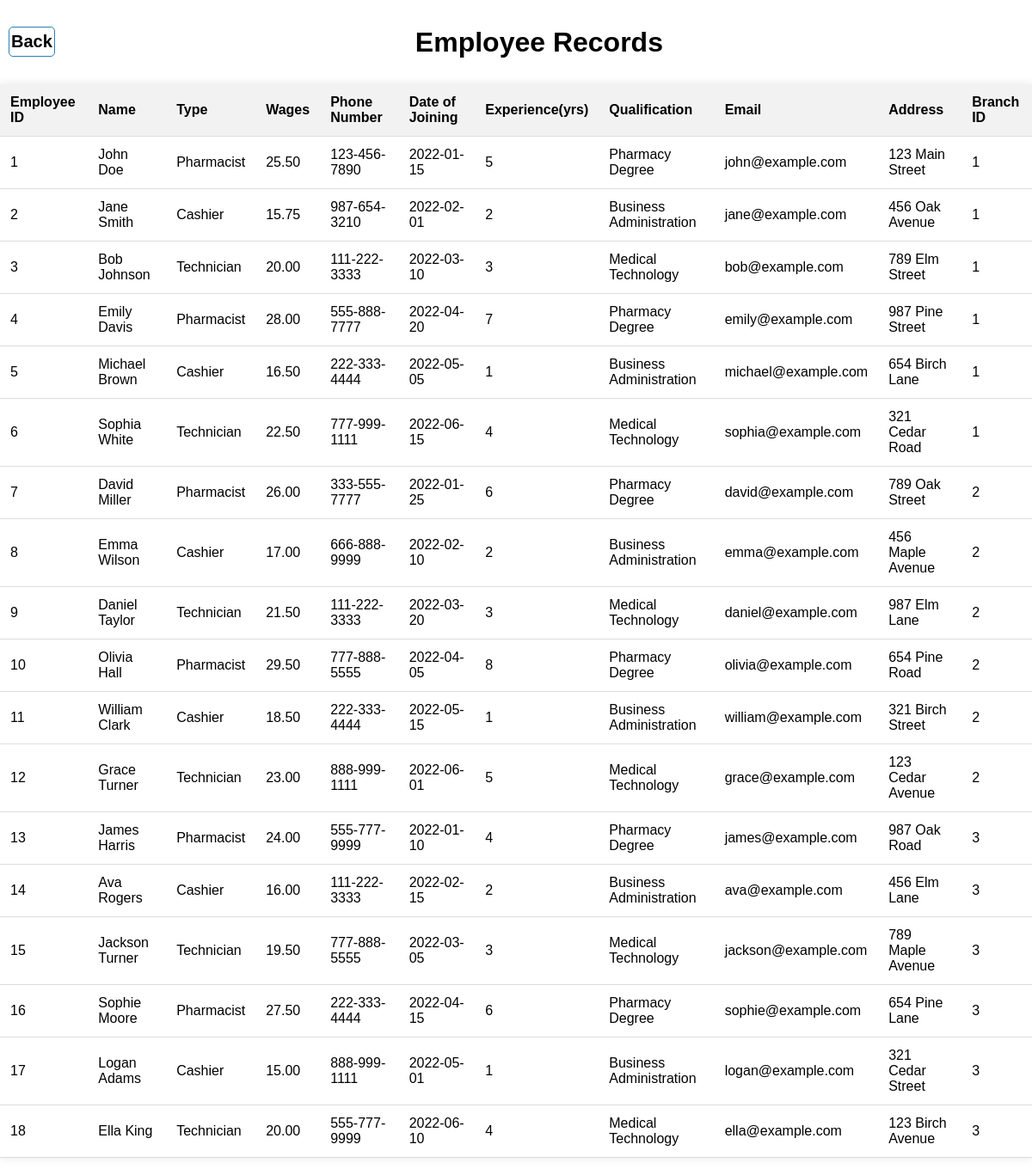
The page /CONTENTS/empview.php on the database its author committed.
### tables this page shows
CREATE TABLE `employee` (
  `emp_id` int(11) NOT NULL,
  `emp_name` varchar(20) DEFAULT NULL,
  `emp_type` varchar(15) DEFAULT NULL,
  `emp_wages` decimal(10,2) DEFAULT NULL,
  `emp_phoneno` varchar(12) DEFAULT NULL,
  `emp_doj` date DEFAULT NULL,
  `emp_experience` varchar(10) DEFAULT NULL,
  `emp_qualification` varchar(50) DEFAULT NULL,
  `emp_mail` varchar(30) DEFAULT NULL,
  `emp_address` varchar(30) DEFAULT NULL,
  `branch_id` int(11) DEFAULT NULL
);

### CONTENTS/empview.php (the view, shortened to what this page needs)
<!DOCTYPE HTML>
<head>
</head>
<body>
<h1><a class="back-button" href="main.php">Back</a>Employee Records</h1>
<table>
    <tr>
        <th>Employee ID</th>
        <th>Name</th>
        <th>Type</th>
        <th>Wages</th>
        <th>Phone Number</th>
        <th>Date of Joining</th>
        <th>Experience(yrs)</th>
        <th>Qualification</th>
        <th>Email</th>
        <th>Address</th>
        <th>Branch ID</th>
    </tr>
    <?php
    $link = mysqli_connect("localhost", "root", "", "dbms");
    $query = "SELECT * FROM employee";
    $result = mysqli_query($link, $query);
    if ($result) {
        while ($row = mysqli_fetch_assoc($result)) {
            echo "<tr>";
            echo "<td>{$row['emp_id']}</td>";
            echo "<td>{$row['emp_name']}</td>";
            echo "<td>{$row['emp_type']}</td>";
            echo "<td>{$row['emp_wages']}</td>";
            echo "<td>{$row['emp_phoneno']}</td>";
            echo "<td>{$row['emp_doj']}</td>";
            echo "<td>{$row['emp_experience']}</td>";
            echo "<td>{$row['emp_qualification']}</td>";
            echo "<td>{$row['emp_mail']}</td>";
            echo "<td>{$row['emp_address']}</td>";
            echo "<td>{$row['branch_id']}</td>";
            echo "</tr>";
        }
    } else {
        echo "Error in query execution: " . mysqli_error($link);
    }
    ?>
</table>
</body>
</html>

### CONTENTS/empview.php (style rules this page uses)
body { background-image: url("https://us.123rf.com/450wm/jardelbassi/jardelbassi2304/jardelbassi230401147/203506317-pharmacy-and-drugstore-blur-background-with-bokeh-image.jpg?ver=6"); background-repeat: no-repeat; background-attachment: fixed; background-size: cover; margin: 0; font-family: Arial, sans-serif; }
h1 { text-align: center; background-color: white; padding: 10px; margin-bottom: 0; }
table { border-collapse: collapse; width: 100%; margin: 20px auto; background-color: white; box-shadow: 0 0 10px rgba(0, 0, 0, 0.1); }
th, td { padding: 12px; text-align: left; border-bottom: 1px solid #ddd; }
th { background-color: #f2f2f2; }
.back-button { display: inline-block; padding: 5px 2px; text-decoration: none; font-size: 20px; background-color: white; color: black; border: 1px solid #2980b9; border-radius: 5px; transition: background-color 0.3s; float: left; }

### rows shown on the page
employee: emp_id "1", emp_name "John Doe", emp_type "Pharmacist", emp_wages "25.50", emp_phoneno "123-456-7890", emp_doj "2022-01-15", emp_experience "5", emp_qualification "Pharmacy Degree", emp_mail "john@example.com", emp_address "123 Main Street", branch "1"
employee: emp_id "2", emp_name "Jane Smith", emp_type "Cashier", emp_wages "15.75", emp_phoneno "987-654-3210", emp_doj "2022-02-01", emp_experience "2", emp_qualification "Business Administration", emp_mail "jane@example.com", emp_address "456 Oak Avenue", branch "1"
employee: emp_id "3", emp_name "Bob Johnson", emp_type "Technician", emp_wages "20.00", emp_phoneno "111-222-3333", emp_doj "2022-03-10", emp_experience "3", emp_qualification "Medical Technology", emp_mail "bob@example.com", emp_address "789 Elm Street", branch "1"
employee: emp_id "4", emp_name "Emily Davis", emp_type "Pharmacist", emp_wages "28.00", emp_phoneno "555-888-7777", emp_doj "2022-04-20", emp_experience "7", emp_qualification "Pharmacy Degree", emp_mail "emily@example.com", emp_address "987 Pine Street", branch "1"
employee: emp_id "5", emp_name "Michael Brown", emp_type "Cashier", emp_wages "16.50", emp_phoneno "222-333-4444", emp_doj "2022-05-05", emp_experience "1", emp_qualification "Business Administration", emp_mail "michael@example.com", emp_address "654 Birch Lane", branch "1"
employee: emp_id "6", emp_name "Sophia White", emp_type "Technician", emp_wages "22.50", emp_phoneno "777-999-1111", emp_doj "2022-06-15", emp_experience "4", emp_qualification "Medical Technology", emp_mail "sophia@example.com", emp_address "321 Cedar Road", branch "1"
employee: emp_id "7", emp_name "David Miller", emp_type "Pharmacist", emp_wages "26.00", emp_phoneno "333-555-7777", emp_doj "2022-01-25", emp_experience "6", emp_qualification "Pharmacy Degree", emp_mail "david@example.com", emp_address "789 Oak Street", branch "2"
employee: emp_id "8", emp_name "Emma Wilson", emp_type "Cashier", emp_wages "17.00", emp_phoneno "666-888-9999", emp_doj "2022-02-10", emp_experience "2", emp_qualification "Business Administration", emp_mail "emma@example.com", emp_address "456 Maple Avenue", branch "2"
employee: emp_id "9", emp_name "Daniel Taylor", emp_type "Technician", emp_wages "21.50", emp_phoneno "111-222-3333", emp_doj "2022-03-20", emp_experience "3", emp_qualification "Medical Technology", emp_mail "daniel@example.com", emp_address "987 Elm Lane", branch "2"
employee: emp_id "10", emp_name "Olivia Hall", emp_type "Pharmacist", emp_wages "29.50", emp_phoneno "777-888-5555", emp_doj "2022-04-05", emp_experience "8", emp_qualification "Pharmacy Degree", emp_mail "olivia@example.com", emp_address "654 Pine Road", branch "2"
employee: emp_id "11", emp_name "William Clark", emp_type "Cashier", emp_wages "18.50", emp_phoneno "222-333-4444", emp_doj "2022-05-15", emp_experience "1", emp_qualification "Business Administration", emp_mail "william@example.com", emp_address "321 Birch Street", branch "2"
employee: emp_id "12", emp_name "Grace Turner", emp_type "Technician", emp_wages "23.00", emp_phoneno "888-999-1111", emp_doj "2022-06-01", emp_experience "5", emp_qualification "Medical Technology", emp_mail "grace@example.com", emp_address "123 Cedar Avenue", branch "2"
employee: emp_id "13", emp_name "James Harris", emp_type "Pharmacist", emp_wages "24.00", emp_phoneno "555-777-9999", emp_doj "2022-01-10", emp_experience "4", emp_qualification "Pharmacy Degree", emp_mail "james@example.com", emp_address "987 Oak Road", branch "3"
employee: emp_id "14", emp_name "Ava Rogers", emp_type "Cashier", emp_wages "16.00", emp_phoneno "111-222-3333", emp_doj "2022-02-15", emp_experience "2", emp_qualification "Business Administration", emp_mail "ava@example.com", emp_address "456 Elm Lane", branch "3"
employee: emp_id "15", emp_name "Jackson Turner", emp_type "Technician", emp_wages "19.50", emp_phoneno "777-888-5555", emp_doj "2022-03-05", emp_experience "3", emp_qualification "Medical Technology", emp_mail "jackson@example.com", emp_address "789 Maple Avenue", branch "3"
employee: emp_id "16", emp_name "Sophie Moore", emp_type "Pharmacist", emp_wages "27.50", emp_phoneno "222-333-4444", emp_doj "2022-04-15", emp_experience "6", emp_qualification "Pharmacy Degree", emp_mail "sophie@example.com", emp_address "654 Pine Lane", branch "3"
employee: emp_id "17", emp_name "Logan Adams", emp_type "Cashier", emp_wages "15.00", emp_phoneno "888-999-1111", emp_doj "2022-05-01", emp_experience "1", emp_qualification "Business Administration", emp_mail "logan@example.com", emp_address "321 Cedar Street", branch "3"
employee: emp_id "18", emp_name "Ella King", emp_type "Technician", emp_wages "20.00", emp_phoneno "555-777-9999", emp_doj "2022-06-10", emp_experience "4", emp_qualification "Medical Technology", emp_mail "ella@example.com", emp_address "123 Birch Avenue", branch "3"
